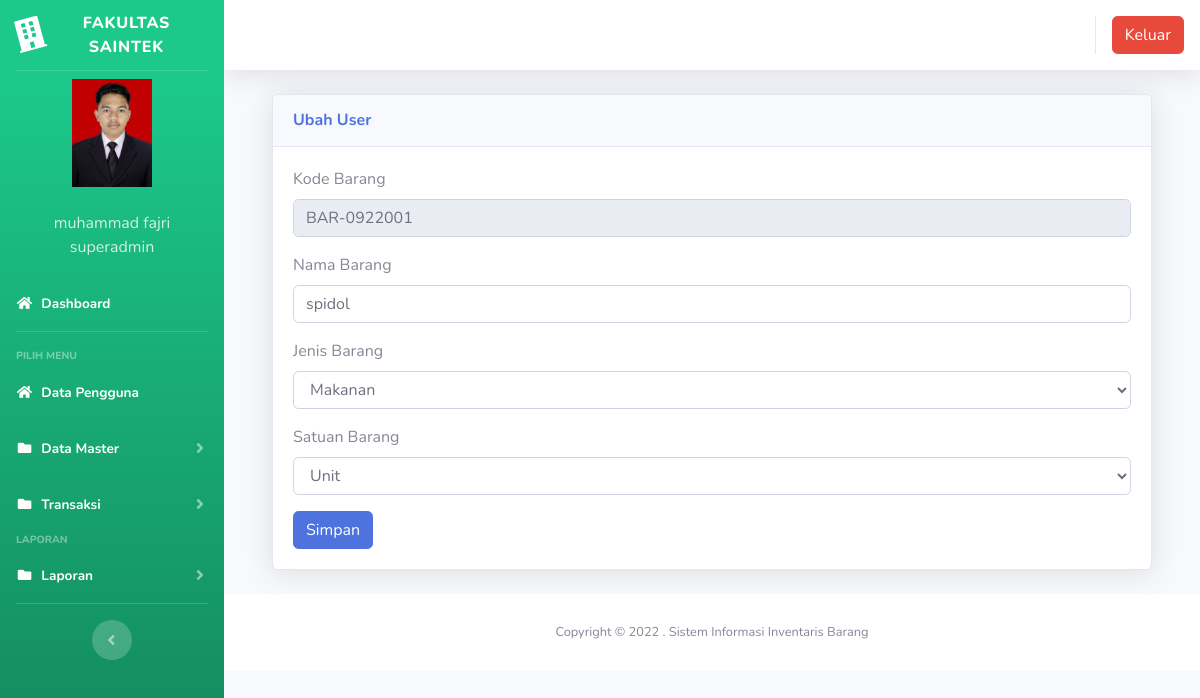
Screenshot of /index3.php?page=gudang&aksi=ubahgudang&kode_barang=BAR-0922001 (signed in) with the database file from the repository.
### tables this page shows
CREATE TABLE `users` (
  `id` int(11) NOT NULL,
  `nik` varchar(10) NOT NULL,
  `nama` varchar(100) NOT NULL,
  `alamat` varchar(200) NOT NULL,
  `telepon` varchar(100) NOT NULL,
  `username` varchar(100) NOT NULL,
  `password` varchar(100) NOT NULL,
  `level` varchar(25) NOT NULL DEFAULT 'member',
  `foto` varchar(25) NOT NULL
);

CREATE TABLE `gudang` (
  `id` int(11) NOT NULL,
  `kode_barang` varchar(100) NOT NULL,
  `nama_barang` varchar(100) NOT NULL,
  `jenis_barang` varchar(100) NOT NULL,
  `jumlah` varchar(250) NOT NULL,
  `satuan` varchar(100) NOT NULL
);

### page/gudang/ubahgudang.php (the view, shortened to what this page needs)
<?php
 $kode_barang = $_GET['kode_barang'];
 $sql2 = $koneksi->query("select * from gudang where kode_barang = '$kode_barang'");
 $tampil = $sql2->fetch_assoc();
 ?>
  <div class="container-fluid">
          <div class="card shadow mb-4">
            <div class="card-header py-3">
              <h6 class="m-0 font-weight-bold text-primary">Ubah User</h6>
            </div>
            <div class="card-body">
              <div class="table-responsive">
							<div class="body">
							<form method="POST" enctype="multipart/form-data">
							<label for="">Kode Barang</label>
                            <div class="form-group">
                               <div class="form-line">
                                  <input type="text" name="kode_barang" class="form-control" id="kode_barang" value="<?php echo $tampil['kode_barang']; ?>" readonly />
							</div>
                            </div>
							<label for="">Nama Barang</label>
                            <div class="form-group">
                               <div class="form-line">
                                <input type="text" name="nama_barang" value="<?php echo $tampil['nama_barang']; ?>" class="form-control" />
							</div>
                            </div>
						<label for="">Jenis Barang</label>
                            <div class="form-group">
                               <div class="form-line">
                                <select name="jenis_barang" value="<?php echo $tampil['jenis_barang'];?>" class="form-control" />
								<?php
								$sql = $koneksi -> query("select * from jenis_barang order by id");
								while ($data=$sql->fetch_assoc()) {
									echo "<option value='$data[id].$data[jenis_barang]'>$data[jenis_barang]</option>";
								}
								?>
							</div>
                            </div>
							<label for="">Satuan Barang</label>
                            <div class="form-group">
                               <div class="form-line">
                                <select name="satuan" value="<?php echo $tampil['satuan'];?>" class="form-control" />
								<?php
								$sql = $koneksi -> query("select * from satuan order by id");
								while ($data=$sql->fetch_assoc()) {
									echo "<option value='$data[id].$data[satuan]'>$data[satuan]</option>";
								}
								?>
							</div>
                            </div>
							<input type="submit" name="simpan" value="Simpan" class="btn btn-primary">
							</form>

### index3.php (shortened to what this page needs)
<?php
	$koneksi = new mysqli("localhost","root","","inventori");
	?>
<!DOCTYPE html>
<html lang="en">
<head>
  <link href="vendor/fontawesome-free/css/all.min.css" rel="stylesheet" type="text/css">
  <link href="css/sb-admin-2.min.css" rel="stylesheet">
  <link href="vendor/datatables/dataTables.bootstrap4.min.css" rel="stylesheet">
</head>
<body id="page-top">
  <div id="wrapper">
    <ul class="navbar-nav bg-gradient-success sidebar sidebar-dark accordion" id="accordionSidebar">
      <a class="sidebar-brand d-flex align-items-center justify-content-center" href="index3.php">
        <div class="sidebar-brand-icon rotate-n-15">
          <i class="fas fa-building"></i>
        </div>
        <div class="sidebar-brand-text mx-2">FAKULTAS SAINTEK </div>
      </a>
      <hr class="sidebar-divider my-0">
 <?php
   if ($_SESSION['superadmin']) {
	   $user = $_SESSION['superadmin'];
   }
   $sql =$koneksi->query("select * from users where id='$user'");
   $data = $sql->fetch_assoc();
   ?>
    <li class="d-flex align-items-center justify-content-center">
        <a class="nav-link">
		 <img src="img/<?php echo $data['foto']?>" class="img-circle" width="80" alt="User"/></a>
	  </li>
		 <li class="nav-item ">
        <a class="nav-link">
         	<div class="d-flex align-items-center justify-content-center" class="name">  <?php echo  $data['nama'];?></div></font>
			<div class="d-flex align-items-center justify-content-center" class="email"><?php echo $data['level'];?></div>
		 </a>
      </li>
      <li class="nav-item active">
        <a class="nav-link" href="?page=home3">
          <i class="fas fa-fw fa-home"></i>
          <span>Dashboard</span></a>
      </li>
      <hr class="sidebar-divider">
      <div class="sidebar-heading">
        Pilih Menu
      </div>
	    <li class="nav-item active">
        <a class="nav-link" href="?page=pengguna">
          <i class="fas fa-fw fa-home"></i>
          <span>Data Pengguna</span></a>
      </li>
	   <li class="nav-item active">
        <a class="nav-link collapsed" href="#" data-toggle="collapse" data-target="#collapseData" aria-expanded="true" aria-controls="collapseData">
          <i class="fas fa-fw fa-folder"></i>
          <span>Data Master</span>
        </a>
      </li>
	    <li class="nav-item active">
        <a class="nav-link collapsed" href="#" data-toggle="collapse" data-target="#collapsePages" aria-expanded="true" aria-controls="collapsePages">
          <i class="fas fa-fw fa-folder"></i>
          <span>Transaksi</span>
        </a>
      </li>
      <div class="sidebar-heading">
        Laporan
      </div>
	     <li class="nav-item active">
        <a class="nav-link collapsed" href="#" data-toggle="collapse" data-target="#collapseLaporan" aria-expanded="true" aria-controls="collapseLaporan">
          <i class="fas fa-fw fa-folder"></i>
          <span>Laporan</span>
        </a>
      </li>
      <hr class="sidebar-divider d-none d-md-block">
      <div class="text-center d-none d-md-inline">
        <button class="rounded-circle border-0" id="sidebarToggle"></button>
      </div>
    </ul>
    <div id="content-wrapper" class="d-flex flex-column">
      <div id="content">
        <nav class="navbar navbar-expand navbar-light bg-white topbar mb-4 static-top shadow">
          <ul class="navbar-nav ml-auto">
            <li class="nav-item dropdown no-arrow">
			 <div class="top-menu">
        <ul class="nav pull-right top-menu">
           <li><a onclick="return confirm('Apakah anda yakin akan logout?')" class="btn btn-danger" class="logout" href="logout.php">Keluar</a></li>
        </ul>
      </div>
            </li>
          </ul>
        </nav>
        <div class="container-fluid">
		 <section class="content">
		      <?php
			   $page = $_GET['page'];
			   $aksi = $_GET['aksi'];
				if ($page == "gudang") {
				    if ($aksi == "ubahgudang") {
					   include "page/gudang/ubahgudang.php";
				   }
				}
			   ?>
    </section>
</div>
      <footer class="sticky-footer bg-white">
        <div class="container my-auto">
          <div class="copyright text-center my-auto">
            <span>Copyright &copy; 2022 . Sistem Informasi Inventaris Barang</span>
          </div>
        </div>
      </footer>
    </div>
  </div>
  </div>
</body>
</html>

### rows the page displays
users: foto (picture), nama "muhammad fajri", level "superadmin"
gudang: kode_barang "BAR-0922001", nama_barang "spidol"

### other values shown
form field jenis_barang "Makanan"
form field satuan "Unit"
